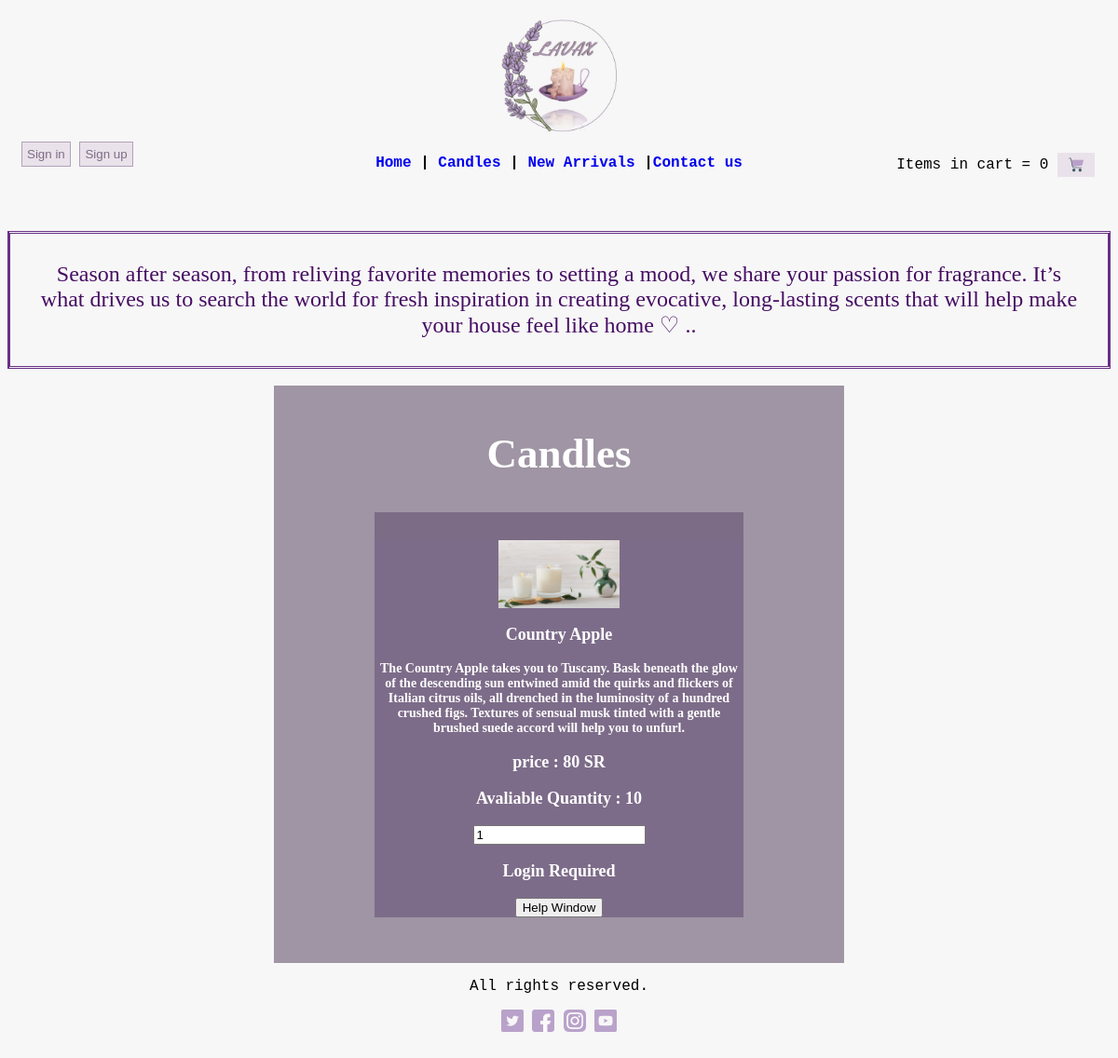
The app's page /candles_description.php?id=2323 with its own data.
### tables this page shows
CREATE TABLE `products` (
  `id` int(11) NOT NULL,
  `product_name` varchar(20) NOT NULL,
  `price` double NOT NULL,
  `quantity` int(11) NOT NULL,
  `Product_details` text NOT NULL,
  `image` varchar(50) NOT NULL
);

### candles_description.php (the view, shortened to what this page needs)
<html>
<head>
    <link rel="stylesheet" type="text/css" href="style.css">
</head>
<body>
<div class="main">
    <?php include 'header.php'?>
</div>
<?php
if (isset($_GET['id'])) {
    $product_id = $_GET['id'];
    $sql = "SELECT * FROM products WHERE id  =  " . $product_id;
    $result = mysqli_query($conn, $sql);
    $row = mysqli_fetch_array($result);
}
?>
<h2>Season after season, from reliving favorite memories to setting a mood, we share your passion for fragrance. It’s
    what drives us to search the world for fresh inspiration in creating evocative, long-lasting scents that will help
    make your house feel like home ♡ .. </h2>
<br>
<nav class="center"><h1> Candles</h1>
    <center>
        <ul>
            <li>
                <a href="candles_description.php?id=<?php echo $product_id?>" >
                    <center><img src="<?php echo $row['image']?>" width="130" style="position:static; top:2em"></center>
                    <p><?php echo $row['product_name']?> </p>    </a>
                    <p style="color: white;font-family:Fantasy;font-size: 14px;"><?php echo $row['Product_details']?> </p>
                    <p>price : <?php echo $row['price']?> SR </p>
               <p> Avaliable Quantity : <?php echo $row['quantity']?> </p>
					  <p><form action="cart.php?add_cart=<?php echo $product_id; ?> " method="post">
					  <input type="number" maxlength="2" min="1" value="1" size="2" name="producttamount">
					  <?php
  if(!isset($_SESSION["customerid"])){ echo ' <p> Login Required</p>';} else {
  ?>
					  <input type="submit" name="cartt" value="Add to cart">
					  <?php } ?>
					  </form> </p>
					<p> <button onClick="help();"> Help Window </button></p>
            </li>
            <br>
        </ul>
    </center>
</nav>
<?php include  'footer.php'?>
</body>
</html>

### style.css (style rules this page uses)
body { font-family:monospace,sans-serif, fantasy; color: black; background-color: #F7F7F7; }
h2 { font-family: fantasy, URW Chancery L,Blippo, Apple Chancery, cursive; color:#460D63; font-size: 24px; padding: 30px; font-weight: lighter; border-style: double solid ; border-color: #692F86; text-align: center; margin: auto; }
.main { padding-right: 15px; padding-left: 15px; margin-top: 15px; padding-bottom: 15px; }
h1 { font-size: 45px; }
nav { font-family: Snell Roundhand, cursive; font-size: 18px; font-weight: bold; color: white; border: 2px solid #9F95A4 ; text-align: center ;width: 20em ; background-color: #9F95A4 ; top: 30px; position:static; }
nav ul { display:contents; list-style: none; margin-top: 10px; margin-bottom: 10px; margin-right: 60px; margin-left: 50px }
nav ul li { border-top:30px solid #7d6c86 ; background-color: #7d6c89;width: 22em; }
a { text-decoration: none }
.center { margin: auto; width: 50%; border: 5px; padding: 10px; }
p { color:#FFFFFF; font-style:Serif, Monospace; text-align: inherit; }

### records on screen
products: image (picture), product_name "Country Apple", Product_details "The Country Apple takes you to Tuscany. Bask beneath the glow of the descending sun entwined amid the quirks and flickers of Italian citrus oils, all drenched in the luminosity of a hundred crushed figs. Textures of sensual musk tinted with a gentle brushed suede accord will help you to unfurl.", price "80", quantity "10"

### other values on screen
$it "0"
